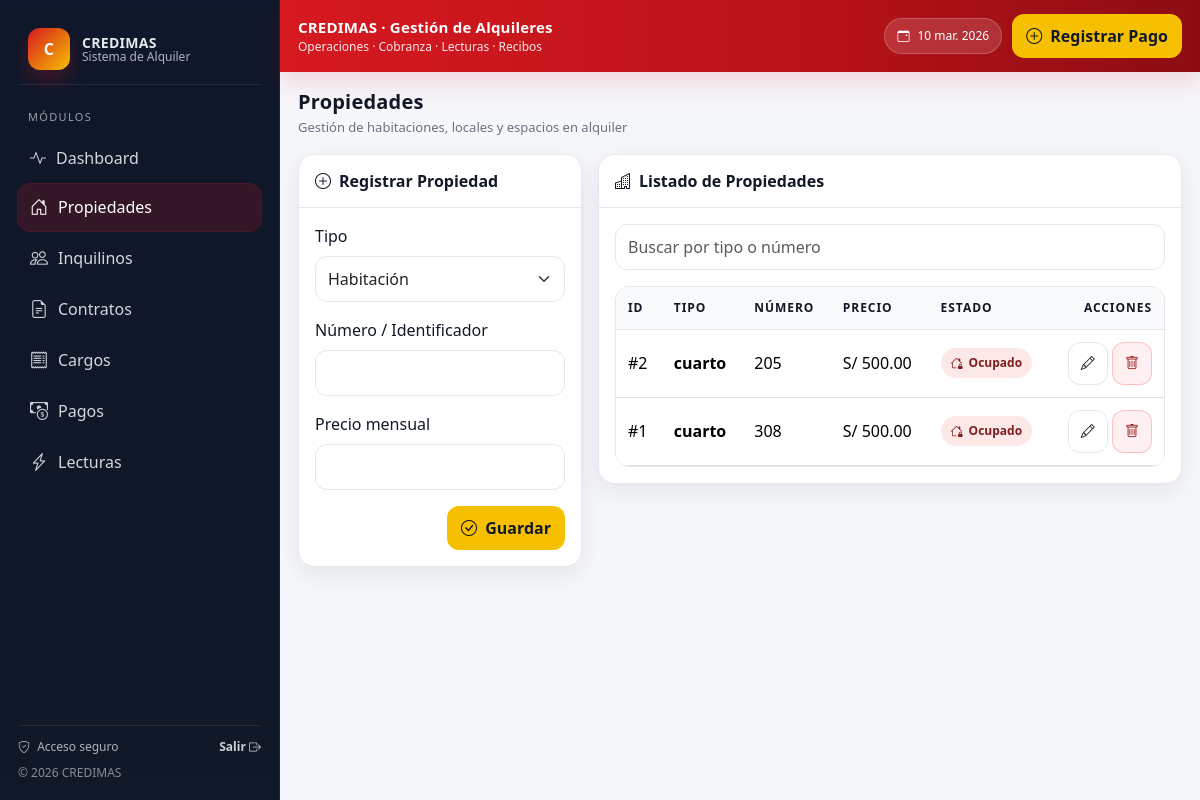
The page /propiedades on the database as committed earlier.
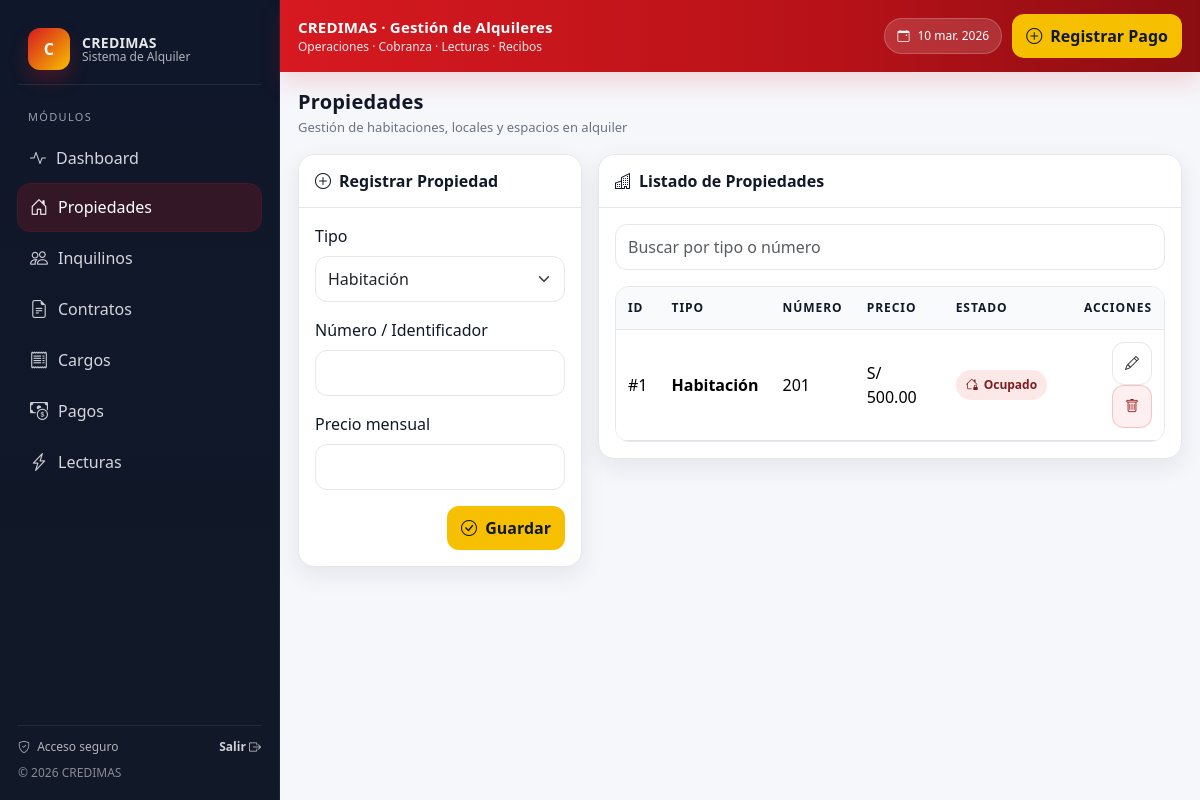
The same page on the database as committed later.
### models.py (models this page shows)
class Propiedad(Base):
    __tablename__ = "propiedades"
    id = Column(Integer, primary_key=True, index=True)
    tipo = Column(String, nullable=False)
    numero = Column(String, nullable=False)
    precio = Column(Float, default=0.0)
    estado = Column(String, default="libre")  # libre/ocupado
    contratos = relationship("Contrato", back_populates="propiedad")

### main.py (the view)
@app.get("/propiedades", response_class=HTMLResponse)
def propiedades_listar(request: Request):
    db = SessionLocal()
    try:
        propiedades = db.query(Propiedad).order_by(Propiedad.id.desc()).all()
        return templates.TemplateResponse("index.html", {"request": request, "propiedades": propiedades})
    finally:
        db.close()

### templates/index.html (shortened to what this page needs)
{% extends "base.html" %}
{% block content %}
<div class="page-header">
  <div>
    <h1 class="page-title">Propiedades</h1>
    <p class="page-subtitle">
      Gestión de habitaciones, locales y espacios en alquiler
    </p>
  </div>
</div>
<div class="row g-3">
<div class="col-lg-4">
<div class="card-pro">
<div class="card-header">
<i class="bi bi-plus-circle me-2"></i>Registrar Propiedad
</div>
<div class="card-body">
<form action="/propiedades/crear" method="post" class="row g-3">
<div class="col-12">
<label class="form-label">Tipo</label>
<select name="tipo" class="form-select" required>
<option value="Habitación">Habitación</option>
</select>
</div>
<div class="col-12">
<label class="form-label">Número / Identificador</label>
<input name="numero" class="form-control" required>
</div>
<div class="col-12">
<label class="form-label">Precio mensual</label>
<input type="number" step="0.01" name="precio" class="form-control" required>
</div>
<div class="col-12 d-flex justify-content-end">
<button class="btn btn-credimas">
<i class="bi bi-check-circle me-1"></i> Guardar
</button>
</div>
</form>
</div>
</div>
</div>
<div class="col-lg-8">
<div class="card-pro">
<div class="card-header">
<i class="bi bi-buildings me-2"></i>Listado de Propiedades
</div>
<div class="card-body">
<div class="mb-3">
<input id="buscarPropiedad"
class="form-control"
placeholder="Buscar por tipo o número">
</div>
<div class="table-pro">
<table class="table table-hover align-middle">
<thead>
<tr>
<th>ID</th>
<th>Tipo</th>
<th>Número</th>
<th>Precio</th>
<th>Estado</th>
<th class="text-end">Acciones</th>
</tr>
</thead>
<tbody id="tablaPropiedades">
{% for p in propiedades %}
<tr>
<td>#{{p.id}}</td>
<td class="fw-bold">{{p.tipo}}</td>
<td>{{p.numero}}</td>
<td>S/ {{ "%.2f"|format(p.precio) }}</td>
<td>
{% if p.estado == "libre" %}
<span class="badge-soft success">
<i class="bi bi-check-circle"></i> Libre
</span>
{% else %}
<span class="badge-soft danger">
<i class="bi bi-house-lock"></i> Ocupado
</span>
{% endif %}
</td>
<td class="text-end">
<a href="/propiedades/{{p.id}}/editar"
class="btn btn-soft btn-sm">
<i class="bi bi-pencil"></i>
</a>
<form action="/propiedades/{{p.id}}/eliminar"
method="post"
class="d-inline"
onsubmit="return confirm('¿Eliminar propiedad?')">
<button class="btn btn-danger-soft btn-sm">
<i class="bi bi-trash"></i>
</button>
</form>
</td>
</tr>
{% endfor %}
</tbody>
</table>
</div>
</div>
</div>
</div>
</div>
{% endblock %}

### templates/base.html (shortened to what this page needs)
<!DOCTYPE html>
<html lang="es">
<head>
  <link href="https://cdn.jsdelivr.net/npm/bootstrap@5.3.2/dist/css/bootstrap.min.css" rel="stylesheet">
  <link rel="stylesheet" href="https://cdn.jsdelivr.net/npm/bootstrap-icons@1.11.3/font/bootstrap-icons.min.css">
</head>
<body>
  <div class="app">
    <aside class="sidebar" id="sidebar">
      <div class="brand">
        <div class="brand-badge">C</div>
        <div class="brand-title">
          <p class="name mb-0">CREDIMAS</p>
          <p class="sub mb-0">Sistema de Alquiler</p>
        </div>
      </div>
      <div class="nav-section">Módulos</div>
      {% set p = request.url.path %}
      <a class="side-link {% if p.startswith('/dashboard') or p == '/' %}active{% endif %}" href="/dashboard">
        <i class="bi-activity"></i> Dashboard
      </a>
      <a class="side-link {% if p.startswith('/propiedades') or p == '/' %}active{% endif %}" href="/propiedades">
        <i class="bi bi-house-door"></i> Propiedades
      </a>
      <a class="side-link {% if p.startswith('/inquilinos') %}active{% endif %}" href="/inquilinos">
        <i class="bi bi-people"></i> Inquilinos
      </a>
      <a class="side-link {% if p.startswith('/contratos') %}active{% endif %}" href="/contratos">
        <i class="bi bi-file-earmark-text"></i> Contratos
      </a>
      <a class="side-link {% if p.startswith('/cargos') %}active{% endif %}" href="/cargos">
        <i class="bi bi-receipt"></i> Cargos
      </a>
      <a class="side-link {% if p.startswith('/pagos') %}active{% endif %}" href="/pagos">
        <i class="bi bi-cash-coin"></i> Pagos
      </a>
      <a class="side-link {% if p.startswith('/lecturas') %}active{% endif %}" href="/lecturas">
        <i class="bi bi-lightning-charge"></i> Lecturas
      </a>
      <div class="side-footer">
        <div class="d-flex align-items-center justify-content-between">
          <span><i class="bi bi-shield-check me-1"></i> Acceso seguro</span>
          <a href="/logout" class="text-decoration-none" style="color: rgba(229,231,235,.9); font-weight:800;">
            Salir <i class="bi bi-box-arrow-right"></i>
          </a>
        </div>
        <div class="mt-2" style="opacity:.75;">
          © <span id="yearNow"></span> CREDIMAS
        </div>
      </div>
    </aside>
    <main class="main">
      <header class="topbar">
        <div class="topbar-inner">
          <div class="topbar-left">
            <div>
              <p class="topbar-title">CREDIMAS · Gestión de Alquileres</p>
              <p class="topbar-sub mb-0">Operaciones · Cobranza · Lecturas · Recibos</p>
            </div>
          </div>
          <div class="topbar-actions">
            <div class="pill">
              <i class="bi bi-calendar-event"></i>
              <span id="today"></span>
            </div>
            <a class="btn btn-credimas" href="/pagos">
              <i class="bi bi-plus-circle me-1"></i> Registrar Pago
            </a>
          </div>
        </div>
      </header>
      <section class="content">
        {% block content %}{% endblock %}
      </section>
    </main>
  </div>
</body>
</html>

Rows that differ between the two databases and show on the page:
removed Propiedad: id "2", tipo "cuarto", numero "205", precio "500.00", estado "ocupado" (drawn)
changed Propiedad id 1: tipo "cuarto" → "Habitación"; numero "308" → "201"
